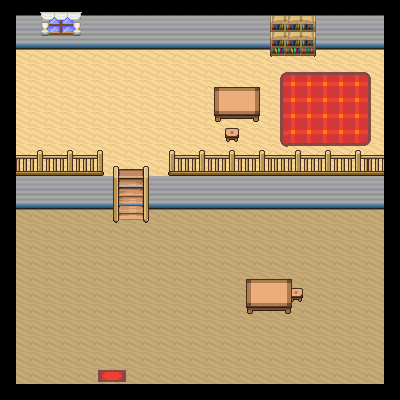

The image is a tile-based game level rendered from a .tmx file. Its description and source (layers, tilesets, objects; grid data summarised) follow:
An orthogonal 25x25 tile map with 16x16 px tiles, 7 tile layers (floor, walls, carpet, windows, ...), 2 tilesets and 22 objects (19x collision, spawn_house, exit_house).

<map version="1.8" tiledversion="1.8.2" orientation="orthogonal" renderorder="right-down" width="25" height="25" tilewidth="16" tileheight="16" infinite="0" nextlayerid="10" nextobjectid="26">
 <tileset firstgid="1" source="troll.tsx" />
 <tileset firstgid="601" source="house.tsx" />
 <layer id="1" name="floor" width="25" height="25">
  <data>[625 cells, 625 non-empty, 2 distinct tile ids]</data>
 </layer>
 <layer id="4" name="walls" width="25" height="25">
  <data>[625 cells, 234 non-empty, 9 distinct tile ids]</data>
 </layer>
 <layer id="9" name="carpet" width="25" height="25">
  <data>[625 cells, 42 non-empty, 39 distinct tile ids]</data>
 </layer>
 <layer id="7" name="windows" width="25" height="25">
  <data>[625 cells, 12 non-empty, 12 distinct tile ids]</data>
 </layer>
 <layer id="5" name="elements" width="25" height="25">
  <data>[625 cells, 45 non-empty, 38 distinct tile ids]</data>
 </layer>
 <layer id="6" name="table" width="25" height="25">
  <data>[625 cells, 24 non-empty, 12 distinct tile ids]</data>
 </layer>
 <layer id="8" name="top" width="25" height="25">
  <data>[625 cells, 47 non-empty, 33 distinct tile ids]</data>
 </layer>
 <objectgroup id="2" name="Objects">
  <object id="1" name="spawn_house" x="96" y="336">
   <point />
  </object>
  <object id="2" name="exit_house" x="96" y="368" width="32" height="16" />
  <object id="4" type="collision" x="0" y="0" width="400" height="16" />
  <object id="5" type="collision" x="16" y="16" width="368" height="32" />
  <object id="6" type="collision" x="0" y="16" width="16" height="368" />
  <object id="7" type="collision" x="384" y="16" width="16" height="368" />
  <object id="8" type="collision" x="0" y="384" width="400" height="16" />
  <object id="9" type="collision" x="16" y="176" width="97" height="32" />
  <object id="10" type="collision" x="149" y="176" width="235" height="32" />
  <object id="11" type="collision" x="214" y="87" width="46" height="35" />
  <object id="13" type="collision" x="226" y="129" width="12" height="9" />
  <object id="14" type="collision" x="288" y="112" width="16" height="16" />
  <object id="15" type="collision" x="340" y="58" width="28" height="20" />
  <object id="16" type="collision" x="333" y="87" width="29" height="23" />
  <object id="17" type="collision" x="308" y="127" width="15" height="15" />
  <object id="18" type="collision" x="290" y="289" width="12" height="9" />
  <object id="19" type="collision" x="246" y="279" width="46" height="35" />
  <object id="20" type="collision" x="270" y="16" width="46" height="41" />
  <object id="22" type="collision" x="16" y="168" width="88" height="8" />
  <object id="23" x="167.875" y="168" width="216" height="8" />
  <object id="24" type="collision" x="112" y="166" width="7" height="57" />
  <object id="25" type="collision" x="143" y="166" width="7" height="57" />
 </objectgroup>
 <objectgroup id="3" name="NPCPaths" />
</map>